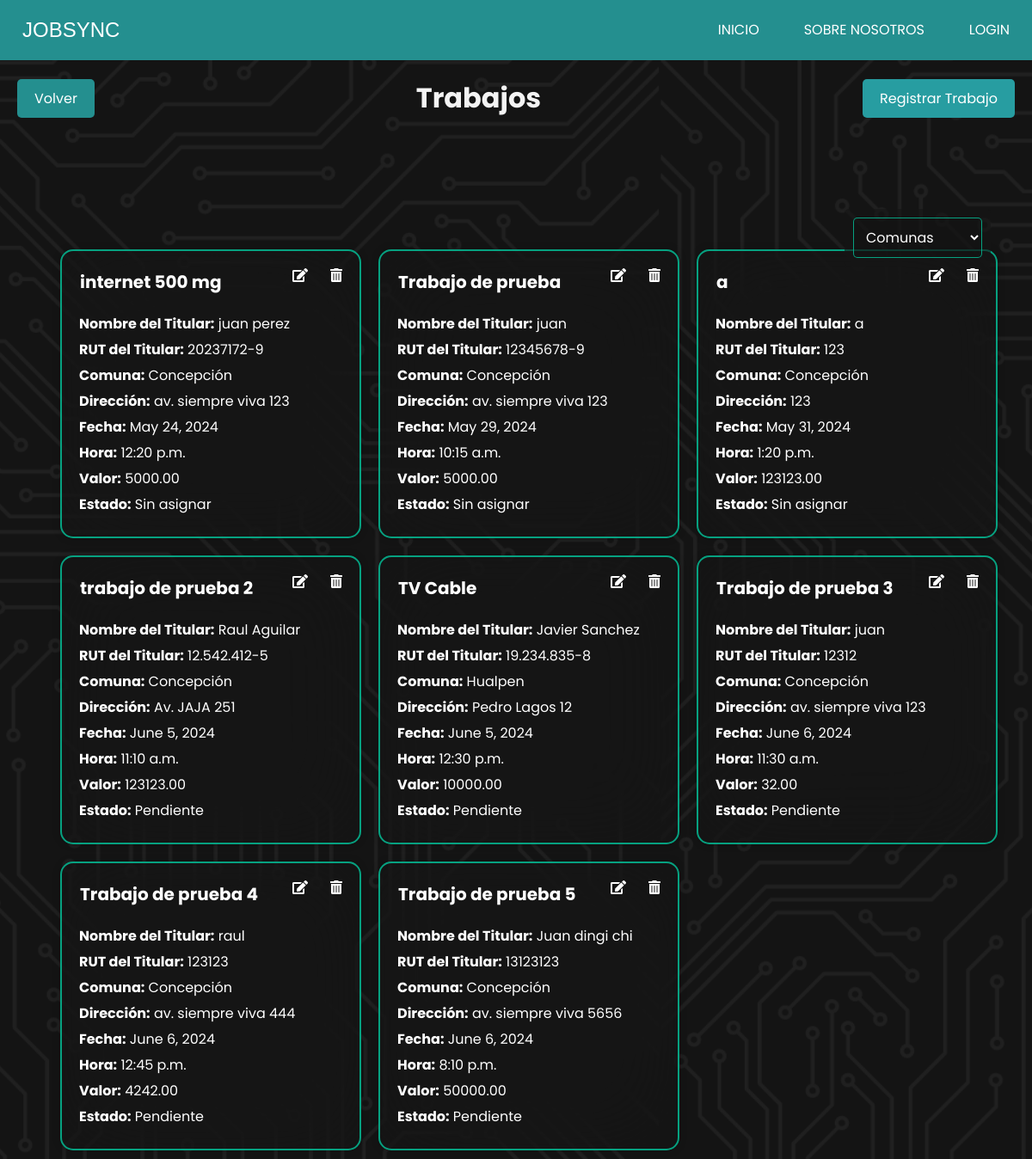
Before: /trabajos/ with the older database file.
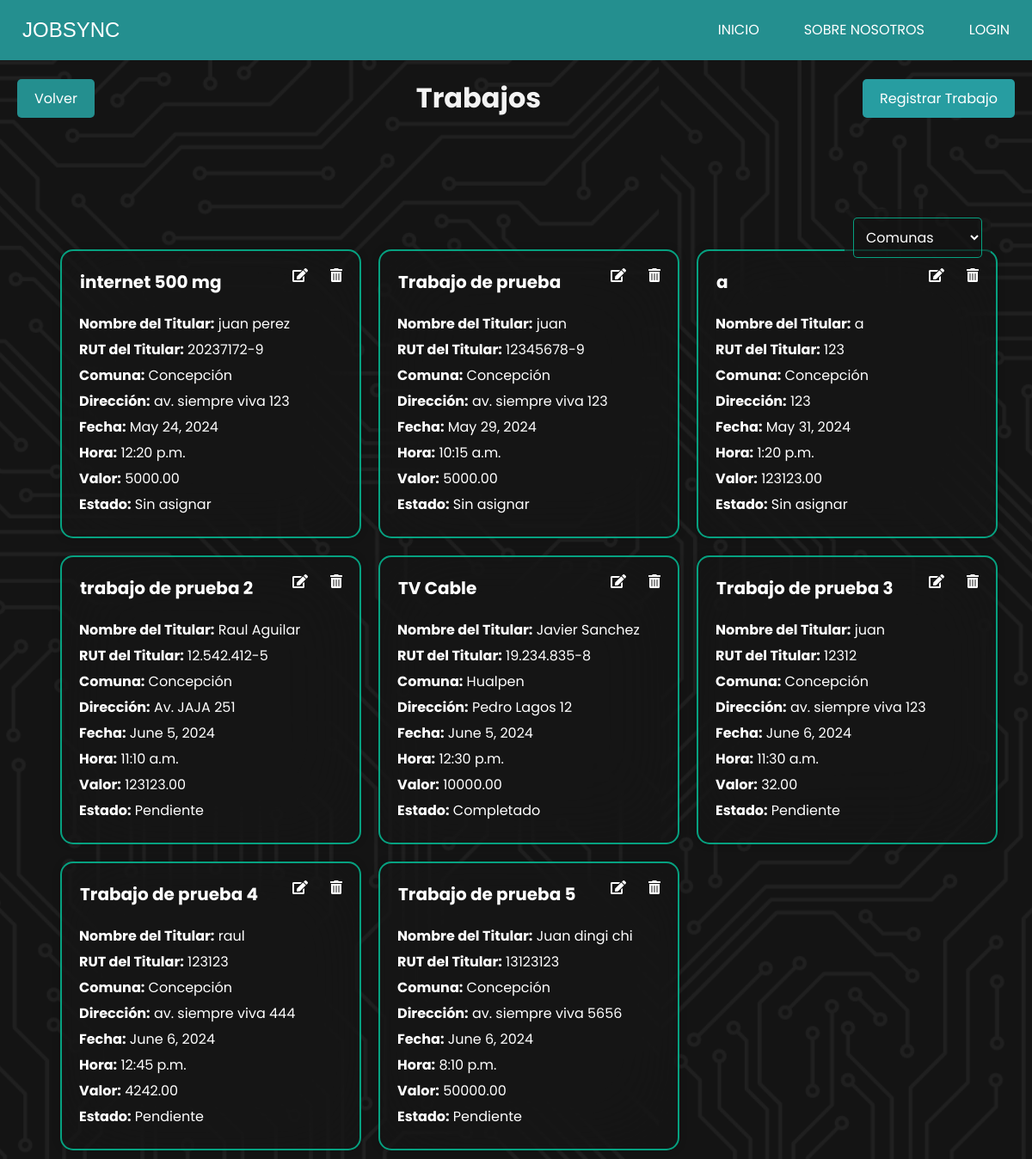
After: the same page with the newer database file.
### JobSyncApp/models.py (models this page shows, shortened)
class Trabajo(models.Model):
    colaborador = models.ForeignKey(CustomUser, on_delete=models.SET_NULL, null=True, blank=True)
    nombre_trabajo = models.CharField(max_length=100)
    nombre_titular = models.CharField(max_length=100)
    rut_titular = models.CharField(max_length=12)
    comuna = models.ForeignKey(Comuna, on_delete=models.SET_NULL, null=True)
    direccion = models.CharField(max_length=255)
    fecha = models.DateField()
    hora = models.TimeField()
    valor = models.DecimalField(max_digits=10, decimal_places=2)
    ESTADO_CHOICES = [
        ('sin_asignar', 'Sin asignar'),
        ('pendiente', 'Pendiente'),
        ('completado', 'Completado'),
    ]
    estado = models.CharField(max_length=20, choices=ESTADO_CHOICES, default='sin_asignar')

class Comuna(models.Model):
    nombre = models.CharField(max_length=100, unique=True)
    def __str__(self):
        return self.nombre

### JobSyncApp/views.py (the view)
# urls.py: path('trabajos/', views.trabajos, name='trabajos'),
def trabajos(request):
    comuna = Comuna.objects.all()
    trabajos = Trabajo.objects.all()  # Obtener todos los trabajos
    return render(request, 'admin/gestion_trabajos/trabajos/trabajos.html', {'trabajos': trabajos,'comuna':comuna})

### JobSyncApp/templates/admin/gestion_trabajos/trabajos/trabajos.html (shortened to what this page needs)
{% extends 'index.html' %}
{% load static %}
{% block extra_css %}
<link rel="stylesheet" href="{% static 'css/admin/trabajos.css' %}">
<link rel="stylesheet" href="https://cdnjs.cloudflare.com/ajax/libs/font-awesome/5.15.4/css/all.min.css">
{% endblock extra_css %}
{% block contenido %}
<div class="header">
    <a href="{% url 'index_trabajo' %}"  class="boton volver">Volver</a>
    <h1 id="titulo-trabajos">Trabajos</h1>
    <a href="{% url 'crear_trabajo' %}"  class="boton regresar">Registrar Trabajo</a>
</div>
<div class="filter-container">
    <select id="comuna-filter">
        <option value="">Comunas</option>
    </select>
</div>
<div class="card-container">
    {% for trabajo in trabajos %}
    <div class="card" id="trabajo" data-comuna="{{ trabajo.comuna }}">
        <div class="botones">
        <button class="delete-btn" data-url="{% url 'eliminar_trabajo' trabajo.id %}"> <i class="fas fa-trash-alt"></i></button>
        <button class="edit-btn" data-url="{% url 'modificar_trabajo' trabajo.id %}" > <i class="fas fa-edit"></i></button>
        <h2> {{ trabajo.nombre_trabajo }}</h2>
        </div>
        <p><strong>Nombre del Titular:</strong> {{ trabajo.nombre_titular }}</p>
        <p><strong>RUT del Titular:</strong> {{ trabajo.rut_titular }}</p>
        <p><strong>Comuna:</strong> {{ trabajo.comuna }}</p>
        <p><strong>Dirección:</strong> {{ trabajo.direccion }}</p>
        <p><strong>Fecha:</strong> {{ trabajo.fecha }}</p>
        <p><strong>Hora:</strong> {{ trabajo.hora }}</p>
        <p><strong>Valor:</strong> {{ trabajo.valor }}</p>
        <p><strong>Estado:</strong> {{ trabajo.get_estado_display }}</p>
    </div>
    {% endfor %}
</div>
{% endblock %}

Changed rows visible on the page:
changed Trabajo "TV Cable": estado "Pendiente" → "Completado"
